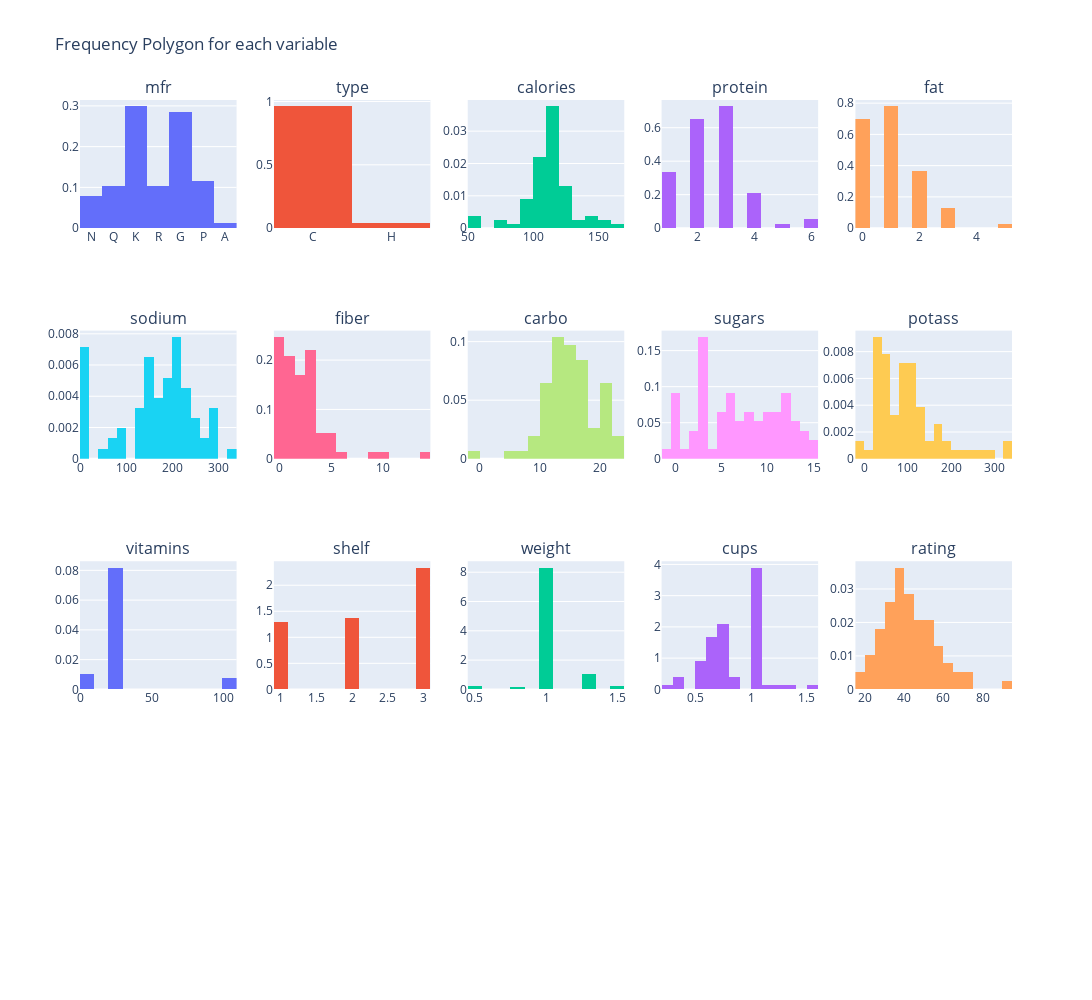

The notebook cell saved with this chart:
### Code cell
def custom_histplot(dataset,column_list,columns,suptitle,bins=10):
    fig=make_subplots(rows=(len(column_list)//columns)+1,cols=columns,subplot_titles=column_list)
    fig.update_layout(title_text=suptitle,height=1000,width=300*columns)
    for i,data in enumerate(column_list):
        row=i//columns+1
        col=i%columns+1
        fig.add_trace(go.Histogram(x=dataset[data],histnorm='probability density',nbinsx=20,showlegend=False),row=row,col=col)
    fig.show()
    
    
custom_histplot(dataset=df, column_list=x, columns=5, suptitle='Frequency Polygon for each variable')

### Figure 1 — Plotly figure (JSON) as saved in the notebook; plotly's stock layout.template omitted (floating-point values rounded to 4 significant figures)
{"data": [{"histnorm": "probability density", "nbinsx": 20, "showlegend": false, "type": "histogram", "x": ["N", "Q", "K", "K", "R", "G", "K", "G", "R", "P", "Q", "G", "G", "G", "G", "R", "K", "K", "G", "K", "N", "K", "G", "R", "K", "K", "K", "P", "K", "P", "P", "G", "P", "P", "P", "Q", "G", "P", "K", "K", "G", "Q", "G", "A", "R", "R", "K", "G", "K", "K", "K", "G", "P", "K", "Q", "Q", "Q", "Q", "K", "G", "K", "R", "K", "N", "N", "N", "K", "K", "N", "G", "G", "G", "G", "G", "R", "G", "G"], "xaxis": "x", "yaxis": "y"}, {"histnorm": "probability density", "nbinsx": 20, "showlegend": false, "type": "histogram", "x": ["C", "C", "C", "C", "C", "C", "C", "C", "C", "C", "C", "C", "C", "C", "C", "C", "C", "C", "C", "C", "H", "C", "C", "C", "C", "C", "C", "C", "C", "C", "C", "C", "C", "C", "C", "C", "C", "C", "C", "C", "C", "C", "C", "H", "C", "C", "C", "C", "C", "C", "C", "C", "C", "C", "C", "C", "C", "H", "C", "C", "C", "C", "C", "C", "C", "C", "C", "C", "C", "C", "C", "C", "C", "C", "C", "C", "C"], "xaxis": "x2", "yaxis": "y2"}, {"histnorm": "probability density", "nbinsx": 20, "showlegend": false, "type": "histogram", "x": [70, 120, 70, 50, 110, 110, 110, 130, 90, 90, 120, 110, 120, 110, 110, 110, 100, 110, 110, 110, 100, 110, 100, 100, 110, 110, 100, 120, 120, 110, 100, 110, 100, 110, 120, 120, 110, 110, 110, 140, 110, 100, 110, 100, 150, 150, 160, 100, 120, 140, 90, 130, 120, 100, 50, 50, 100, 100, 120, 100, 90, 110, 110, 80, 90, 90, 110, 110, 90, 110, 140, 100, 110, 110, 100, 100, 110], "xaxis": "x3", "yaxis": "y3"}, {"histnorm": "probability density", "nbinsx": 20, "showlegend": false, "type": "histogram", "x": [4, 3, 4, 4, 2, 2, 2, 3, 2, 3, 1, 6, 1, 3, 1, 2, 2, 1, 1, 3, 3, 2, 2, 2, 2, 1, 3, 3, 3, 1, 2, 1, 3, 3, 3, 1, 3, 1, 2, 3, 2, 4, 2, 4, 4, 4, 3, 2, 2, 3, 3, 3, 3, 3, 1, 2, 4, 5, 3, 3, 2, 1, 2, 2, 3, 3, 2, 6, 2, 2, 3, 3, 2, 1, 3, 3, 2], "xaxis": "x4", "yaxis": "y4"}, {"histnorm": "probability density", "nbinsx": 20, "showlegend": false, "type": "histogram", "x": [1, 5, 1, 0, 2, 2, 0, 2, 1, 0, 2, 2, 3, 2, 1, 0, 0, 0, 1, 3, 0, 0, 1, 0, 1, 0, 0, 2, 0, 1, 0, 1, 1, 0, 3, 2, 1, 0, 1, 1, 1, 2, 1, 1, 3, 3, 2, 1, 1, 2, 0, 2, 1, 0, 0, 0, 1, 2, 1, 2, 0, 0, 0, 0, 0, 0, 1, 0, 0, 1, 1, 1, 1, 1, 1, 1, 1], "xaxis": "x5", "yaxis": "y5"}, {"histnorm": "probability density", "nbinsx": 20, "showlegend": false, "type": "histogram", "x": [130, 15, 260, 140, 200, 180, 125, 210, 200, 210, 220, 290, 210, 140, 180, 280, 290, 90, 180, 140, 80, 220, 140, 190, 125, 200, 0, 160, 240, 135, 45, 280, 140, 170, 75, 220, 250, 180, 170, 170, 260, 150, 180, 0, 95, 150, 150, 220, 190, 220, 170, 170, 200, 320, 0, 0, 135, 0, 210, 140, 0, 240, 290, 0, 0, 0, 70, 230, 15, 200, 190, 200, 250, 140, 230, 200, 200], "xaxis": "x6", "yaxis": "y6"}, {"histnorm": "probability density", "nbinsx": 20, "showlegend": false, "type": "histogram", "x": [10, 2, 9, 14, 1, 1.5, 1, 2, 4, 5, 0, 2, 0, 2, 0, 0, 1, 1, 0, 4, 1, 1, 2, 1, 1, 1, 3, 5, 5, 0, 0, 0, 3, 3, 3, 1, 1.5, 0, 1, 2, 0, 2, 0, 0, 3, 3, 3, 2, 0, 3, 3, 1.5, 6, 1, 0, 1, 2, 2.7, 5, 2.5, 2, 0, 0, 3, 4, 3, 1, 1, 3, 0, 4, 3, 0, 0, 3, 3, 1], "xaxis": "x7", "yaxis": "y7"}, {"histnorm": "probability density", "nbinsx": 20, "showlegend": false, "type": "histogram", "x": [5, 8, 7, 8, 14, 10.5, 11, 18, 15, 13, 12, 17, 13, 13, 12, 22, 21, 13, 12, 10, 21, 21, 11, 18, 11, 14, 14, 12, 14, 13, 11, 15, 15, 17, 13, 12, 11.5, 14, 17, 20, 21, 12, 12, 16, 16, 16, 17, 15, 15, 21, 18, 13.5, 11, 20, 13, 10, 14, -1, 14, 10.5, 15, 23, 22, 16, 19, 20, 9, 16, 15, 21, 15, 16, 21, 13, 17, 17, 16], "xaxis": "x8", "yaxis": "y8"}, {"histnorm": "probability density", "nbinsx": 20, "showlegend": false, "type": "histogram", "x": [6, 8, 5, 0, 8, 10, 14, 8, 6, 5, 12, 1, 9, 7, 13, 3, 2, 12, 13, 7, 0, 3, 10, 5, 13, 11, 7, 10, 12, 12, 15, 9, 5, 3, 4, 11, 10, 11, 6, 9, 3, 6, 12, 3, 11, 11, 13, 6, 9, 7, 2, 10, 14, 3, 0, 0, 6, -1, 12, 8, 6, 2, 3, 0, 0, 0, 15, 3, 5, 3, 14, 3, 3, 12, 3, 3, 8], "xaxis": "x9", "yaxis": "y9"}, {"histnorm": "probability density", "nbinsx": 20, "showlegend": false, "type": "histogram", "x": [280, 135, 320, 330, -1, 70, 30, 100, 125, 190, 35, 105, 45, 105, 55, 25, 35, 20, 65, 160, -1, 30, 120, 80, 30, 25, 100, 200, 190, 25, 40, 45, 85, 90, 100, 45, 90, 35, 60, 95, 40, 95, 55, 95, 170, 170, 160, 90, 40, 130, 90, 120, 260, 45, 15, 50, 110, 110, 240, 140, 110, 30, 35, 95, 140, 120, 40, 55, 90, 35, 230, 110, 60, 25, 115, 110, 60], "xaxis": "x10", "yaxis": "y10"}, {"histnorm": "probability density", "nbinsx": 20, "showlegend": false, "type": "histogram", "x": [25, 0, 25, 25, 25, 25, 25, 25, 25, 25, 25, 25, 25, 25, 25, 25, 25, 25, 25, 25, 0, 25, 25, 25, 25, 25, 25, 25, 25, 25, 25, 25, 25, 25, 25, 25, 25, 25, 100, 100, 25, 25, 25, 25, 25, 25, 25, 25, 25, 25, 25, 25, 25, 100, 0, 0, 25, 0, 25, 25, 25, 25, 25, 0, 0, 0, 25, 25, 25, 100, 100, 100, 25, 25, 25, 25, 25], "xaxis": "x11", "yaxis": "y11"}, {"histnorm": "probability density", "nbinsx": 20, "showlegend": false, "type": "histogram", "x": [3, 3, 3, 3, 3, 1, 2, 3, 1, 3, 2, 1, 2, 3, 2, 1, 1, 2, 2, 3, 2, 3, 3, 3, 2, 1, 2, 3, 3, 2, 1, 2, 3, 3, 3, 2, 1, 1, 3, 3, 2, 2, 2, 2, 3, 3, 3, 1, 2, 3, 3, 3, 3, 3, 3, 3, 3, 1, 2, 3, 3, 1, 1, 1, 1, 1, 2, 1, 2, 3, 3, 3, 3, 2, 1, 1, 1], "xaxis": "x12", "yaxis": "y12"}, {"histnorm": "probability density", "nbinsx": 20, "showlegend": false, "type": "histogram", "x": [1, 1, 1, 1, 1, 1, 1, 1.33, 1, 1, 1, 1, 1, 1, 1, 1, 1, 1, 1, 1, 1, 1, 1, 1, 1, 1, 1, 1.25, 1.33, 1, 1, 1, 1, 1, 1, 1, 1, 1, 1, 1.3, 1, 1, 1, 1, 1, 1, 1.5, 1, 1, 1.33, 1, 1.25, 1.33, 1, 0.5, 0.5, 1, 1, 1.33, 1, 1, 1, 1, 0.83, 1, 1, 1, 1, 1, 1, 1.5, 1, 1, 1, 1, 1, 1], "xaxis": "x13", "yaxis": "y13"}, {"histnorm": "probability density", "nbinsx": 20, "showlegend": false, "type": "histogram", "x": [0.33, 1, 0.33, 0.5, 0.75, 0.75, 1, 0.75, 0.67, 0.67, 0.75, 1.25, 0.75, 0.5, 1, 1, 1, 1, 1, 0.5, 1, 1, 0.75, 0.75, 1, 0.75, 0.8, 0.67, 0.67, 0.75, 0.88, 0.75, 0.88, 0.25, 0.33, 1, 0.75, 1.33, 1, 0.75, 1.5, 0.67, 1, 1, 1, 1, 0.67, 1, 0.67, 0.67, 1, 0.5, 0.67, 1, 1, 1, 0.5, 0.67, 0.75, 0.5, 0.5, 1.13, 1, 1, 0.67, 0.67, 0.75, 1, 1, 1, 1, 1, 0.75, 1, 0.67, 1, 0.75], "xaxis": "x14", "yaxis": "y14"}, {"histnorm": "probability density", "nbinsx": 20, "showlegend": false, "type": "histogram", "x": [68.4, 33.98, 59.43, 93.7, 34.38, 29.51, 33.17, 37.04, 49.12, 53.31, 18.04, 50.76, 19.82, 40.4, 22.74, 41.45, 45.86, 35.78, 22.4, 40.45, 64.53, 46.9, 36.18, 44.33, 32.21, 31.44, 58.35, 40.92, 41.02, 28.03, 35.25, 23.8, 52.08, 53.37, 45.81, 21.87, 31.07, 28.74, 36.52, 36.47, 39.24, 45.33, 26.73, 54.85, 37.14, 34.14, 30.31, 40.11, 29.92, 40.69, 59.64, 30.45, 37.84, 41.5, 60.76, 63.01, 49.51, 50.83, 39.26, 39.7, 55.33, 42.0, 40.56, 68.24, 74.47, 72.8, 31.23, 53.13, 59.36, 38.84, 28.59, 46.66, 39.11, 27.75, 49.79, 51.59, 36.19], "xaxis": "x15", "yaxis": "y15"}], "layout": {"annotations": [{"font": {"size": 16}, "showarrow": false, "text": "mfr", "x": 0.084, "xanchor": "center", "xref": "paper", "y": 1, "yanchor": "bottom", "yref": "paper"}, {"font": {"size": 16}, "showarrow": false, "text": "type", "x": 0.292, "xanchor": "center", "xref": "paper", "y": 1, "yanchor": "bottom", "yref": "paper"}, {"font": {"size": 16}, "showarrow": false, "text": "calories", "x": 0.5, "xanchor": "center", "xref": "paper", "y": 1, "yanchor": "bottom", "yref": "paper"}, {"font": {"size": 16}, "showarrow": false, "text": "protein", "x": 0.708, "xanchor": "center", "xref": "paper", "y": 1, "yanchor": "bottom", "yref": "paper"}, {"font": {"size": 16}, "showarrow": false, "text": "fat", "x": 0.916, "xanchor": "center", "xref": "paper", "y": 1, "yanchor": "bottom", "yref": "paper"}, {"font": {"size": 16}, "showarrow": false, "text": "sodium", "x": 0.084, "xanchor": "center", "xref": "paper", "y": 0.7188, "yanchor": "bottom", "yref": "paper"}, {"font": {"size": 16}, "showarrow": false, "text": "fiber", "x": 0.292, "xanchor": "center", "xref": "paper", "y": 0.7188, "yanchor": "bottom", "yref": "paper"}, {"font": {"size": 16}, "showarrow": false, "text": "carbo", "x": 0.5, "xanchor": "center", "xref": "paper", "y": 0.7188, "yanchor": "bottom", "yref": "paper"}, {"font": {"size": 16}, "showarrow": false, "text": "sugars", "x": 0.708, "xanchor": "center", "xref": "paper", "y": 0.7188, "yanchor": "bottom", "yref": "paper"}, {"font": {"size": 16}, "showarrow": false, "text": "potass", "x": 0.916, "xanchor": "center", "xref": "paper", "y": 0.7188, "yanchor": "bottom", "yref": "paper"}, {"font": {"size": 16}, "showarrow": false, "text": "vitamins", "x": 0.084, "xanchor": "center", "xref": "paper", "y": 0.4375, "yanchor": "bottom", "yref": "paper"}, {"font": {"size": 16}, "showarrow": false, "text": "shelf", "x": 0.292, "xanchor": "center", "xref": "paper", "y": 0.4375, "yanchor": "bottom", "yref": "paper"}, {"font": {"size": 16}, "showarrow": false, "text": "weight", "x": 0.5, "xanchor": "center", "xref": "paper", "y": 0.4375, "yanchor": "bottom", "yref": "paper"}, {"font": {"size": 16}, "showarrow": false, "text": "cups", "x": 0.708, "xanchor": "center", "xref": "paper", "y": 0.4375, "yanchor": "bottom", "yref": "paper"}, {"font": {"size": 16}, "showarrow": false, "text": "rating", "x": 0.916, "xanchor": "center", "xref": "paper", "y": 0.4375, "yanchor": "bottom", "yref": "paper"}], "height": 1000, "title": {"text": "Frequency Polygon for each variable"}, "width": 1500, "xaxis": {"anchor": "y", "domain": [0, 0.168]}, "xaxis10": {"anchor": "y10", "domain": [0.832, 1]}, "xaxis11": {"anchor": "y11", "domain": [0, 0.168]}, "xaxis12": {"anchor": "y12", "domain": [0.208, 0.376]}, "xaxis13": {"anchor": "y13", "domain": [0.416, 0.584]}, "xaxis14": {"anchor": "y14", "domain": [0.624, 0.792]}, "xaxis15": {"anchor": "y15", "domain": [0.832, 1]}, "xaxis16": {"anchor": "y16", "domain": [0, 0.168]}, "xaxis17": {"anchor": "y17", "domain": [0.208, 0.376]}, "xaxis18": {"anchor": "y18", "domain": [0.416, 0.584]}, "xaxis19": {"anchor": "y19", "domain": [0.624, 0.792]}, "xaxis2": {"anchor": "y2", "domain": [0.208, 0.376]}, "xaxis20": {"anchor": "y20", "domain": [0.832, 1]}, "xaxis3": {"anchor": "y3", "domain": [0.416, 0.584]}, "xaxis4": {"anchor": "y4", "domain": [0.624, 0.792]}, "xaxis5": {"anchor": "y5", "domain": [0.832, 1]}, "xaxis6": {"anchor": "y6", "domain": [0, 0.168]}, "xaxis7": {"anchor": "y7", "domain": [0.208, 0.376]}, "xaxis8": {"anchor": "y8", "domain": [0.416, 0.584]}, "xaxis9": {"anchor": "y9", "domain": [0.624, 0.792]}, "yaxis": {"anchor": "x", "domain": [0.8438, 1]}, "yaxis10": {"anchor": "x10", "domain": [0.5625, 0.7188]}, "yaxis11": {"anchor": "x11", "domain": [0.2812, 0.4375]}, "yaxis12": {"anchor": "x12", "domain": [0.2812, 0.4375]}, "yaxis13": {"anchor": "x13", "domain": [0.2812, 0.4375]}, "yaxis14": {"anchor": "x14", "domain": [0.2812, 0.4375]}, "yaxis15": {"anchor": "x15", "domain": [0.2812, 0.4375]}, "yaxis16": {"anchor": "x16", "domain": [0, 0.1562]}, "yaxis17": {"anchor": "x17", "domain": [0, 0.1562]}, "yaxis18": {"anchor": "x18", "domain": [0, 0.1562]}, "yaxis19": {"anchor": "x19", "domain": [0, 0.1562]}, "yaxis2": {"anchor": "x2", "domain": [0.8438, 1]}, "yaxis20": {"anchor": "x20", "domain": [0, 0.1562]}, "yaxis3": {"anchor": "x3", "domain": [0.8438, 1]}, "yaxis4": {"anchor": "x4", "domain": [0.8438, 1]}, "yaxis5": {"anchor": "x5", "domain": [0.8438, 1]}, "yaxis6": {"anchor": "x6", "domain": [0.5625, 0.7188]}, "yaxis7": {"anchor": "x7", "domain": [0.5625, 0.7188]}, "yaxis8": {"anchor": "x8", "domain": [0.5625, 0.7188]}, "yaxis9": {"anchor": "x9", "domain": [0.5625, 0.7188]}}}
